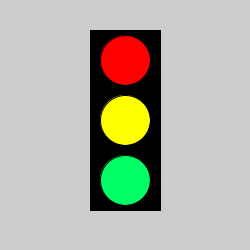
Frame 1 (no input)
Frame 60 (the mouse pressed at the canvas centre just before this capture): identical to frame 1, image omitted
Frame 120 (the mouse held since frame 60 and released just before this capture): identical to frame 1, image omitted

The Processing sketch that drew this single still picture (run headless with seeded random() and noise(); from frame 60 on, the mouse is pressed at the canvas centre):

// Processing sketch: processing_127024
// ── processing_127024.pde

// Name: pia massa
// Date: 07/01/2014
// Project: Trafic Light

void setup() {  //setup function called initially, only once
size (250, 250) ;
}

void draw() {  //draw function loops 
fill (0, 0, 0) ; // black
rect(90, 30, 70, 180); //box for traffic light


fill (255, 0, 0); // color red
ellipse (125, 60, 50, 50) ;


fill (255, 255, 0) ; // yellow
ellipse (125, 120, 50, 50) ;

fill (0, 255, 100) ; // green
ellipse (125, 180, 50, 50) ;

}
